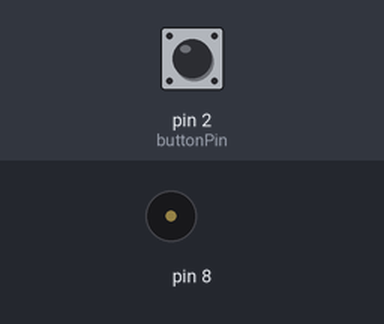
A sketch run on a simulated Arduino Uno, built with avr-gcc and run on an emulated ATmega328P. Parts: buzzer (waves = sounding). Inputs (shaded band) come from the test bench; at power-on: pin 2 (buttonPin) LOW.

Above: at 1.2 s.
1.3 s: pin 2 (buttonPin) pulled HIGH for 0.15 s
At 7.55 s:
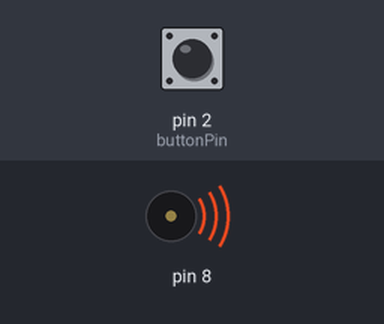
Timing chart, 0 to 9.9 s (numbered marks = the images above; inputs shaded):
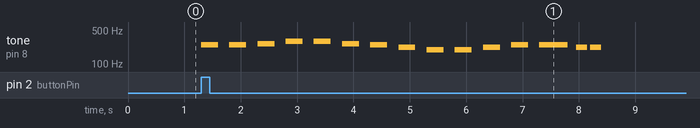

The sketch:

odeToJoy.ino
```cpp
//Plays a melody
const int buttonPin = 2;
int pbState = 0;

void setup() {
  // put your setup code here, to run once:
  pinMode(buttonPin, INPUT);
}

void loop() {
  // put your main code here, to run repeatedly:
  pbState = digitalRead(buttonPin);
  if (pbState == HIGH){
      //First group of notes
      tone(8, 247, 300);
      delay(500);
      tone(8, 247, 300);
      delay(500);
      tone(8, 262, 300);
      delay(500);
      tone(8, 294, 300);
      delay(500);
      tone(8, 294, 300);
      delay(500);

      //second group of notes
      tone(8, 262, 300);
      delay(500);
      tone(8, 247, 300);
      delay(500);
      tone(8, 220, 300);
      delay(500);
      tone(8, 196, 300);
      delay(500);
      tone(8, 196, 300);
      delay(500);

      //third group of notes
      tone(8, 220, 300);
      delay(500);
      tone(8, 247, 300);
      delay(500);
      tone(8, 247, 500);
      delay(650);
      tone(8, 220, 200);
      delay(250);
      tone(8, 220, 200);
      delay(250);
    }
}
```

Measured:
- after the input at 1.3 s, tone on pin 8: plays 247 Hz for 0.30 s, 247 Hz for 0.30 s, 262 Hz for 0.30 s, 294 Hz for 0.30 s, 294 Hz for 0.30 s, 262 Hz for 0.30 s … (15 notes in this stretch), starting at once
